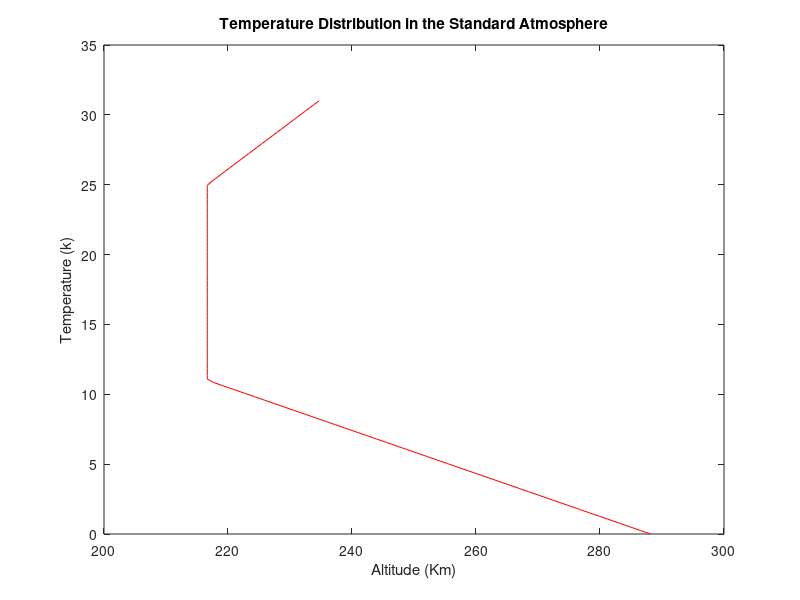
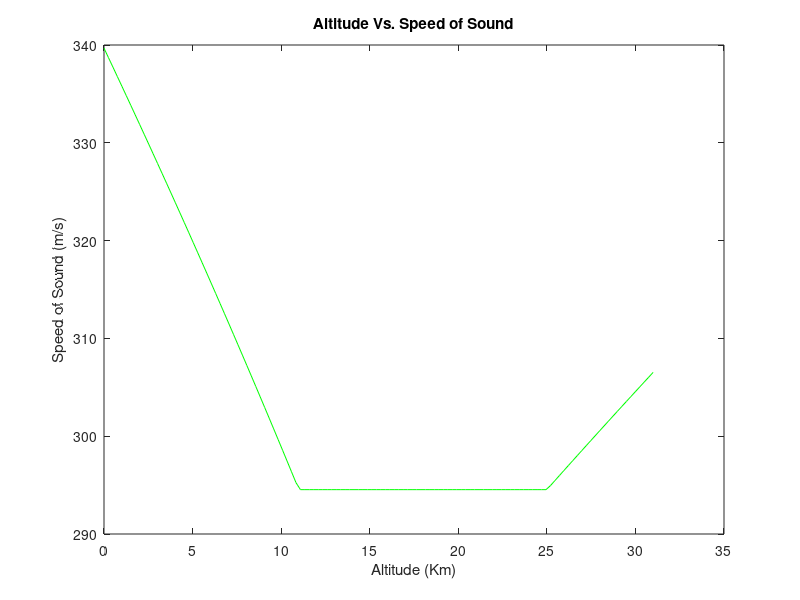

MATLAB code for these plots, in order:
%AAE 251 Fall 2020
%Homework <Homework 1>
%standardAtmosphere.m
%Authors <Corey O'Brien (obrie187)>

%%%%%%%%%%%%%%%%%%%%%%%%%%%%%%%%%%%%%%%%%%%%%%%%%%%%%%%%%
% Constants and Definitions

Astart = 0;                 %start altitude (km)
Astop = 31;                 %stop altitude (km)
Astep = Astop / .25;        %number of altitude increments

altitudes = linspace(Astart,Astop,Astep); %generate list of altitudes

temperatures = zeros(1,Astep);     %generate lists for t,p,rho,s       
pressures = zeros(1,Astep);
densities = zeros(1,Astep);
speedsofsound = zeros(1,Astep);

R = .286;       %kj/kg/k
Gamma = 1.4;    %Dimensionless,

%%%%%%%%%%%%%%%%%%%%%%%%%%%%%%%%%%%%%%%%%%%%%%%%%%%%%%%%%


for x = (1:Astep)
    
    altitude = altitudes(x);
    if(altitude >= 0 && altitude <= 11)     %troposphere
        temperature = 288.16 + altitude * -6.5;
    end
    
    if(altitude > 11 && altitude <= 25)     %tropopause
        temperature = 216.66;
    end
    
    if(altitude > 25 && altitude <= 47)     %stratosphere
        temperature = 216.66 + (altitude - 25) * 3;
    end
    
    if(altitude > 47 && altitude <= 53)     %stratopause
        temperature = 282.66;
    end
    
    if(altitude > 53 && altitude <= 79)     %mesosphere
        temperature = 282.66 + (altitude - 53) * -4.5;
    end
    
    if(altitude > 79 && altitude <= 90)     %mesopause
        temperature = 165.66;
    end
    
    if(altitude > 90)                       %thermosphere
        temperature = 165.66 + (altitude - 90) * 4;
    end
    
    temperatures(x) = temperature;
    speedsofsound(x) = sqrt((Gamma * R * temperature) * 1000);
    
    
        
end

figure();
figure(1);
plot(temperatures,altitudes,'r');
title('Temperature Distribution in the Standard Atmosphere');
xlabel('Altitude (Km)');
ylabel('Temperature (k)');

figure();
figure(2);
plot(altitudes,speedsofsound,'g');
title('Altitude Vs. Speed of Sound');
xlabel('Altitude (Km)');
ylabel('Speed of Sound (m/s)');

